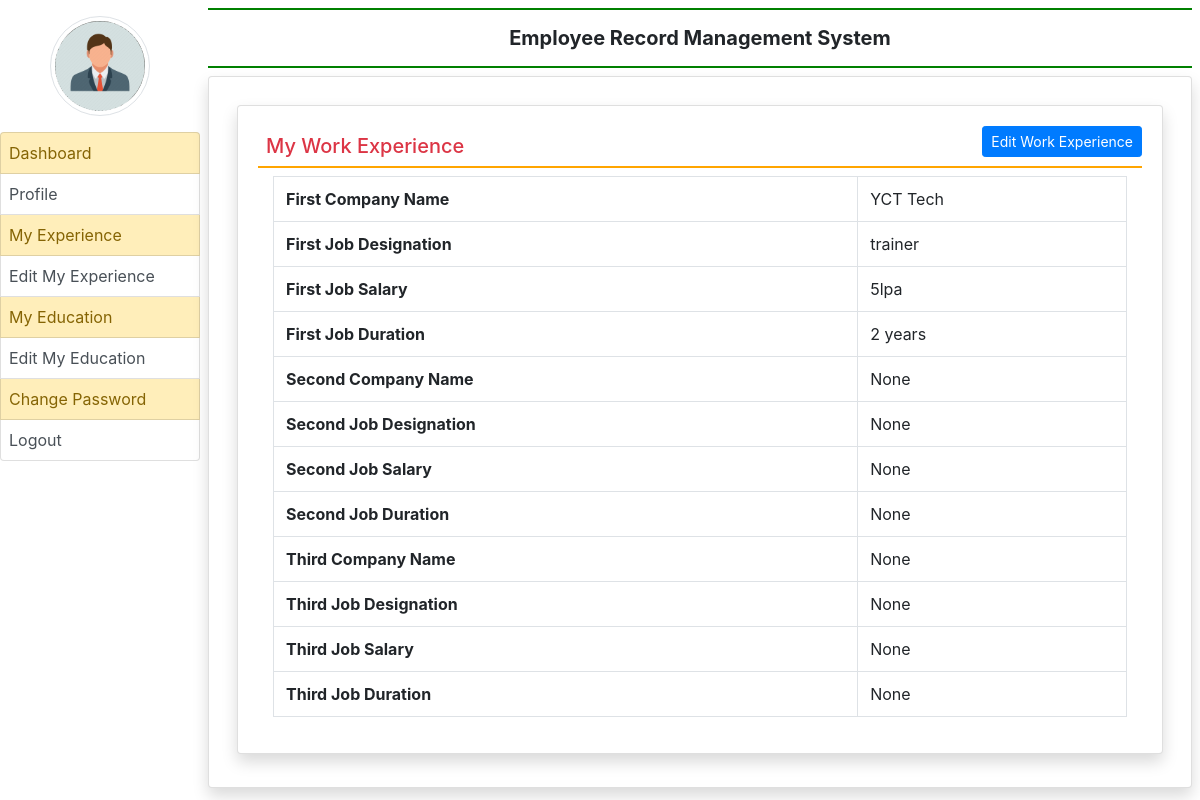
/my_experience/ (signed in), run on the app's committed database.
### employee/models.py (models this page shows, shortened)
class EmployeeExperience(models.Model):
    user = models.ForeignKey(User,on_delete=models.CASCADE)
    company1name= models.CharField(max_length=100,null=True)
    company1desig= models.CharField(max_length=100,null=True)
    company1salary = models.CharField(max_length=100,null=True)
    company1duration = models.CharField(max_length=100,null=True)
    company2name= models.CharField(max_length=100,null=True)
    company2desig= models.CharField(max_length=100,null=True)
    company2salary = models.CharField(max_length=100,null=True)
    company2duration = models.CharField(max_length=100,null=True)
    company3name= models.CharField(max_length=100,null=True)
    company3desig= models.CharField(max_length=100,null=True)
    company3salary = models.CharField(max_length=100,null=True)
    company3duration = models.CharField(max_length=100,null=True)

### employee/views.py (the view)
# urls.py: path('my_experience/',my_experience,name = 'my_experience'),
def my_experience(request):
    if not request.user.is_authenticated:
        return redirect('emp_login')
    user = request.user
    experience =EmployeeExperience.objects.get(user=user)
    return render(request,'my_experience.html',locals())

### employee/templates/my_experience.html
{% extends 'emp_base.html' %}
{% block main %}
<div class=" card shadow m-2">
    <div class="card-body">
        <a href="{% url 'edit_myexperience' %}" class="btn btn-primary float-right btn-sm ">Edit Work Experience</a>
        <h5 class="p-2 text-danger" style=" border-bottom : 2px solid orange "> My Work Experience</h5>
        <div class=" container-fluid">
            <table class="table table-bordered">
                <tr>
                    <th>First Company Name</th>
                    <td>{{experience.company1name}}</td>
                </tr>
                <tr>
                    <th>First Job Designation</th>
                    <td>{{experience.company1desig}}</td>
                </tr>
                <tr>
                    <th>First Job Salary</th>
                    <td>{{experience.company1salary}}</td>
                </tr>
                <tr>
                    <th>First Job Duration</th>
                    <td>{{experience.company1duration}}</td>
                </tr>
                <tr>
                    <th>Second Company Name</th>
                    <td>{{experience.company2name}}</td>
                </tr>
                <tr>
                    <th>Second Job Designation</th>
                    <td>{{experience.company2desig}}</td>
                </tr>
                <tr>
                    <th>Second Job Salary</th>
                    <td>{{experience.company2salary}}</td>
                </tr>
                <tr>
                    <th>Second Job Duration</th>
                    <td>{{experience.company2duration}}</td>
                </tr>
                <tr>
                    <th>Third Company Name</th>
                    <td>{{experience.company3name}}</td>
                </tr>
                <tr>
                    <th>Third Job Designation</th>
                    <td>{{experience.company3desig}}</td>
                </tr>
                <tr>
                    <th>Third Job Salary</th>
                    <td>{{experience.company3salary}}</td>
                </tr>
                <tr>
                    <th>Third Job Duration</th>
                    <td>{{experience.company3duration}}</td>
                </tr>
            </table>
        </div>
    </div>
</div>
{% endblock %}

### data on the page
EmployeeExperience: company1name "YCT Tech", company1desig "trainer", company1salary "5lpa", company1duration "2 years", company2name "None", company2desig "None", company2salary "None", company2duration "None", company3name "None", company3desig "None", company3salary "None", company3duration "None"
